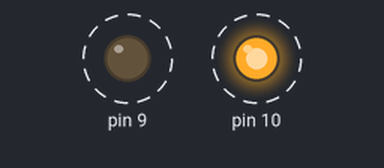
This sketch was run on a simulated Arduino Uno, built with avr-gcc and run on an emulated ATmega328P. On the bench: output pins drawn as LEDs (lit = HIGH). Dashed ring = blinking.

Above: at 0.1 s.
Timing chart, 0 to 3.0 s (numbered marks = the images above):
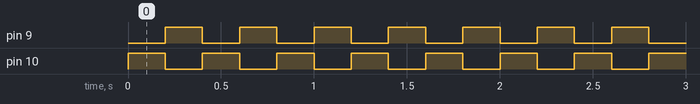

The sketch:

arduino_traffic_light_sketch.ino
```cpp
void setup() {
    pinMode(10, OUTPUT);
    pinMode(9, OUTPUT);
}

void loop() {
    digitalWrite(10, HIGH);
    delay(200);
    digitalWrite(10, LOW);
    digitalWrite(9, HIGH);
    delay(200);
    digitalWrite(9, LOW);
}
```

Measured:
- by itself, pin 9, pin 10: alternates HIGH for 0.20 s and LOW for 0.20 s
